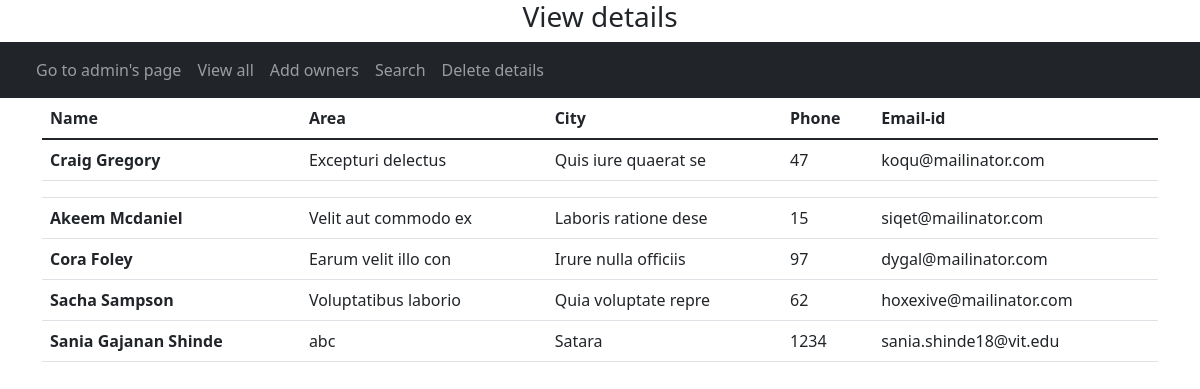
/view, run on the app's committed database.
### tables this page shows
CREATE TABLE owners(
                            ID INTEGER PRIMARY KEY AUTOINCREMENT,
                            name TEXT, 
                            area TEXT, 
                            city TEXT, 
                            phone INTEGER,
                            email TEXT, 
                            username TEXT, 
                            Password TEXT);

### main.py (the view)
@app.route("/view")
def view():
    cursor = conn.cursor()
    cursor.execute("SELECT * FROM owners")
    res = cursor.fetchall()
    return render_template("viewall.html", book=res)

### templates/viewall.html (shortened to what this page needs)
<!DOCTYPE html>
<html lang="en">
<head>
    <link href="https://cdn.jsdelivr.net/npm/bootstrap@5.1.3/dist/css/bootstrap.min.css" rel="stylesheet">
</head>
<body>
  <h3 style="text-align: center;">View details</h3>
      <nav class="navbar navbar-expand-lg navbar-dark bg-dark">
        <div class="container-fluid">
          <div class="collapse navbar-collapse" id="navbarNav">
            <ul class="navbar-nav">
              <li class="nav-item">
                <a class="nav-link" href="/admin">Go to admin's page</a>
              </li>
              <li class="nav-item">
                <a class="nav-link" href="/view">View all </a>
              </li>
              <li class="nav-item">
                <a class="nav-link" href="/ownerEntry">Add owners</a>
              </li>
              <li class="nav-item">
                <a class="nav-link" href="/search">Search </a>
              </li>
              <li class="nav-item">
                <a class="nav-link" href="/delete">Delete  details</a>
              </li>
            </ul>
          </div>
        </div>
      </nav>
<div class="container">
    <div class="row">
        <div class="col col-sm-12 col-md-12 col-lg-12 col-xl-12 col-xxl-12">
            <table class="table">
                <thead>
                    <tr>
                        <th scope="col">Name</th>
                        <th scope="col">Area</th>
                        <th scope="col">City</th>
                        <th scope="col">Phone</th>
                        <th scope="col">Email-id</th>
                    </tr>
                </thead>
                <tbody>
                    {% for i in book %}
                    <tr>
                        <th scope="row">{{i[1]}}</th>
                            <td>{{i[2]}}</td>
                            <td>{{i[3]}}</td>
                            <td>{{i[4]}}</td>
                            <td>{{i[5]}}</td>
                    </tr>
                    {% endfor %}
                </tbody>
            </table>
        </div>
    </div>
</div>
</body>
</html>

### data on the page
owners: name "Craig Gregory", area "Excepturi delectus", city "Quis iure quaerat se", phone "47", email "koqu@mailinator.com"
owners: name "Akeem Mcdaniel", area "Velit aut commodo ex", city "Laboris ratione dese", phone "15", email "siqet@mailinator.com"
owners: name "Cora Foley", area "Earum velit illo con", city "Irure nulla officiis", phone "97", email "dygal@mailinator.com"
owners: name "Sacha Sampson", area "Voluptatibus laborio", city "Quia voluptate repre", phone "62", email "hoxexive@mailinator.com"
owners: name "Sania Gajanan Shinde", area "abc", city "Satara", phone "1234", email "sania.shinde18@vit.edu"
